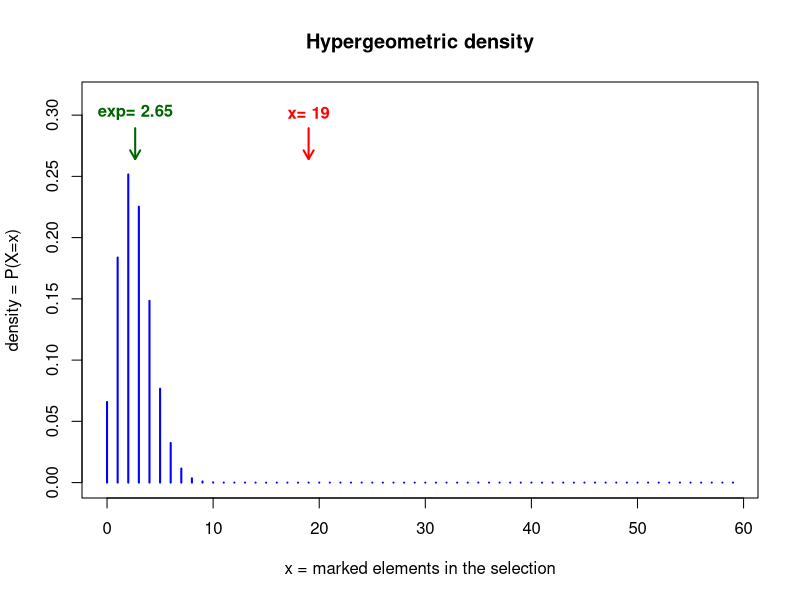
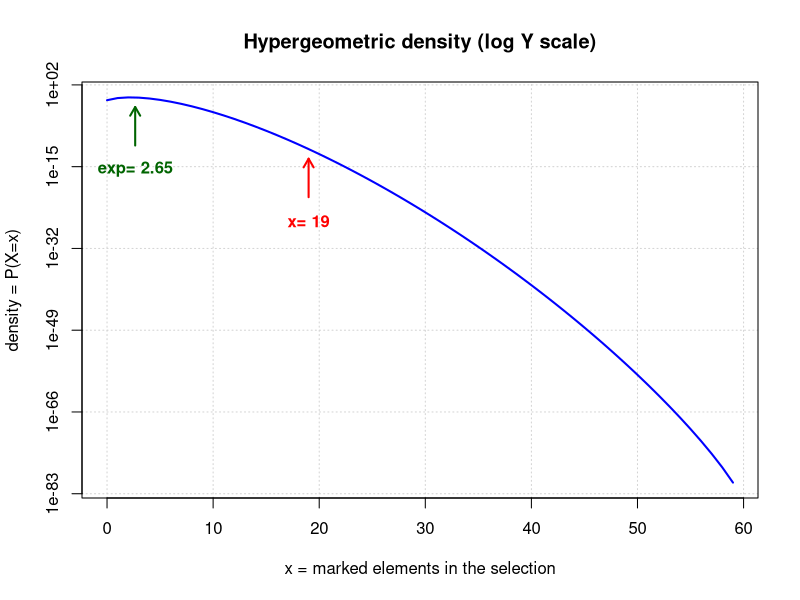
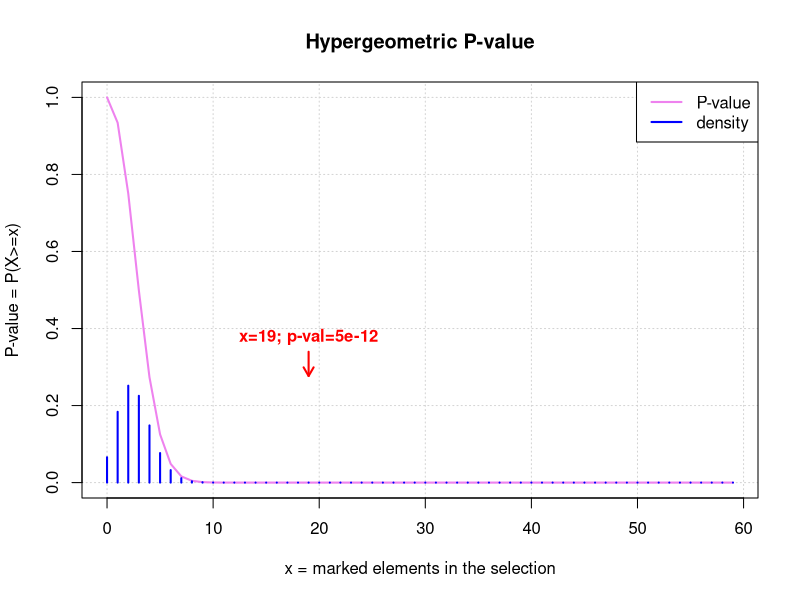
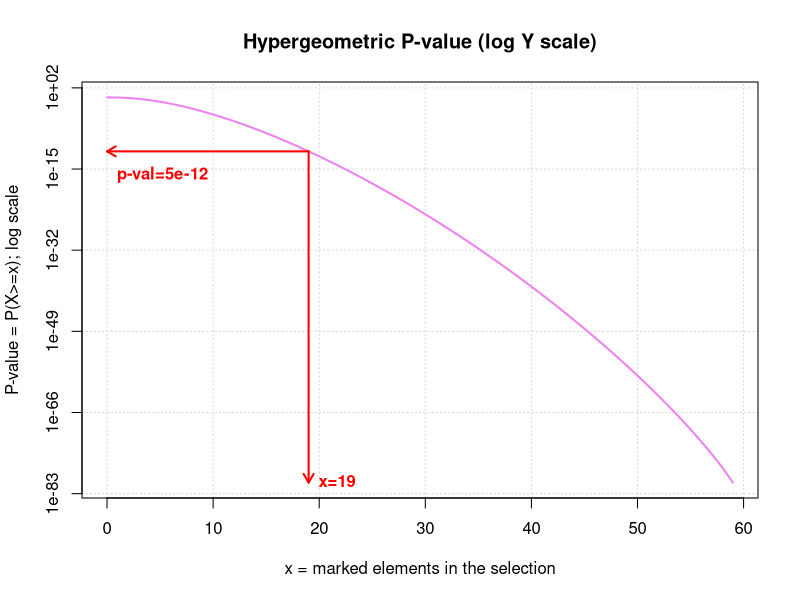

These figures' R source, in order:
## ---- chunk 1
g <- 75 ## Number of submitted genes
k <- 59 ## Size of the selection, i.e. submitted genes with at least one annotation in GO biological processes
m <- 611 ## Number of "marked" elements, i.e. genes associated to this biological process
N <- 13588 ## Total number of genes with some annotation in GOTERM_BP_FAT.  
n <- N - m ## Number of "non-marked" elements, i.e. genes not associated to this biological process
x <- 19 ## Number of "marked" elements in the selection, i.e. genes of the group of interest that are associated to this biological process
## ---- chunk 2

## Percent of the gene selection involved in "cell cycle". This
## corresponds to the "%" column returned by DAVID.
(percent.selection <- x / g * 100)

## Percent, among submitted genes with at least one annotation, which
## are involved in "cell cycle".
(percent.selection <- x / k * 100) 

## Percent of the biological process covered by the gene set.
(percent.process <- x / m * 100) 

## Random expectation
(marked.proportion <- m / N)
(exp.x <- k * marked.proportion)

## Fold enrichment, as computed by David
(fold.enrichment <-  (x / k ) / (m / N)) 
    
## ---- chunk 3
## Define the range of possible values for x.
## The number of marked elements in the selection can neither be 
## higher than the size of the selection, nor higher than the 
## number of marked elements.
x.range <- 0:min(k,m) 

help(dhyper) ## Always read the documentation of a function before using it. 

## Compute the distribution of density P(X=x)
dens <- dhyper(x=x.range, m=m, n=n, k=k)

## Plot the distributon of hypergeometric densities
plot (x.range, dens, type="h", lwd=2, col="blue", main="Hypergeometric density", xlab="x = marked elements in the selection", ylab="density = P(X=x)", ylim=c(0, max(dens)*1.25))

## Draw an arrow indicating the expected value
arrows(exp.x, max(dens)*1.15, exp.x, max(dens)*1.05, lwd=2, col='darkgreen', angle=30, length=0.1, code=2)
text(exp.x, max(dens)*1.20, labels=paste("exp=", round(exp.x, digits=2)), col="darkgreen", font=2)

## Draw an arrow indicating the observed value
arrows(x, max(dens)*1.15, x, max(dens)*1.05, lwd=2, col='red', angle=30, length=0.1, code=2)
text(x, max(dens)*1.20, labels=paste("x=", x), col="red", font=2)
  
## ---- chunk 4

## Plot the probability distribution with logarithmic axes
plot (x.range, dhyper(x=x.range, m=m, n=n, k=k), type="l", lwd=2, col="blue", main="Hypergeometric density (log Y scale)", xlab="x = marked elements in the selection", ylab="density = P(X=x)", log="y", panel.first=grid())

## Arrow indicating expected value
arrows(exp.x, max(dens)*1e-10, exp.x, max(dens)*1e-2, lwd=2, col='darkgreen', angle=30, length=0.1, code=2)
text(exp.x, max(dens)*1e-15, labels=paste("exp=", round(exp.x, digits=2)), col="darkgreen", font=2)

## Arrow indicating observed value
arrows(x, dens[x+1]*1e-10, x, dens[x+1]*1e-2, lwd=2, col='red', angle=30, length=0.1, code=2)
text(x, dens[x+1]*1e-15, labels=paste("x=", x), col="red", font=2)


## ---- chunk 5
print(dhyper(x=k, m=m, n=n, k=k))
## ---- chunk 6
p.value <-  phyper(q=x -1, m=m, n=n, k=k, lower.tail=FALSE)
## ---- chunk 7
      help(phyper)
    
## ---- chunk 8
## Compute the distribution of P-values (for all possible values of x).
p.values <- phyper(q=x.range -1, m=m, n=n, k=k, lower.tail=FALSE)

## Plot the P-value distribution on linear scales
plot(x.range, p.values, type="l", lwd=2, col="violet", main="Hypergeometric P-value", xlab="x = marked elements in the selection", ylab="P-value = P(X>=x)", ylim=c(0, 1), panel.first=grid())

## Arrow indicating observed value
arrows(x, max(dens)*1.35, x, max(dens)*1.1, lwd=2, col='red', angle=30, length=0.1, code=2)
text(x, max(dens)*1.5, labels=paste("x=", x, "; p-val=", signif(digits=1, p.value), sep=""), col="red", font=2)

## We can plot the density below the P-value
lines(x.range, dens, type="h", col="blue", lwd=2)
legend("topright", legend=c("P-value", "density"), lwd=2, col=c("violet", "blue"), bg="white", bty="o")

## ---- chunk 9
## Plot the P-value distribution with a logarithmic Y scale

plot(x.range, p.values,  type="l", lwd=2, col="violet", main="Hypergeometric P-value (log Y scale)", xlab="x = marked elements in the selection", ylab="P-value = P(X>=x); log scale", panel.first=grid(), log='y')

## Arrow indicating observed value
arrows(x, p.value, x, min(dens), lwd=2, col='red', angle=30, length=0.1, code=2)
text(x, min(dens), labels=paste("x=", x, sep=""), col="red", font=2, pos=4)

## Arrow indicating the P-value
arrows(x, p.value, 0, p.value, lwd=2, col='red', angle=30, length=0.1, code=2)
text(0, p.value*1e-5, labels=paste("p-val=", signif(digits=2, p.value), sep=""), col="red", font=2, pos=4)


## ---- chunk 10

## Prepare a two-dimensional contingency table
contingency.table <- data.frame(matrix(nrow=2, ncol=2))
rownames(contingency.table) <- c("predicted.target", "non.predicted")
colnames(contingency.table) <- c("class.member", "non.member")

## Assign the values one by one to make sure we put them in the right
## place (this is not necessary, we could enter the 4 values in a
## single instruction).
contingency.table["predicted.target", "class.member"] <- x ## Number of marked genes in the selection
contingency.table["predicted.target", "non.member"] <- k - x ## Number of non-marked genes in the selection
contingency.table["non.predicted", "class.member"] <- m - x ## Number of marked genes outside of the selection
contingency.table["non.predicted", "non.member"] <- n - (k - x) ## Number of non-marked genes outside the selection


print(contingency.table)


## Print marginal sums
(contingency.row.sum <- apply(contingency.table, 1, sum))
(contingency.col.sum <- apply(contingency.table, 2, sum))

## Create a contingency table with marginal sums
contingency.table.margins <- cbind(contingency.table, contingency.row.sum)
contingency.table.margins <- rbind(contingency.table.margins, apply(contingency.table.margins, 2, sum))
names(contingency.table.margins) <- c(names(contingency.table), "total")
rownames(contingency.table.margins) <- c(rownames(contingency.table), "total")
print(contingency.table.margins)


## Check the total
print(sum(contingency.table)) ## The value shoudl equal N, since every
                              ## possible gene must be assigned to one
                              ## cell of the contingency table.
print(N)

## Run Fisher's exact test
ftest.result <- fisher.test(x=contingency.table, alternative="greater")
print(ftest.result)
attributes(ftest.result) ## Display the list of attribute of the object returned by ftest
print (ftest.result$p.value) ## Print the P-value of the exact test

################################################################
## Compute expected values in the contingency table
exp.contingency.table <- contingency.table ## Quick and dirty way to obtain the same structure as the original contingency table
exp.contingency.table[ ] <- contingency.row.sum %*% t(contingency.col.sum) / N

## Add row and column sums (marginal sums)
exp.contingency.table <- cbind(exp.contingency.table, contingency.row.sum)
exp.contingency.table <- rbind(exp.contingency.table, apply(exp.contingency.table, 2, sum))
names(exp.contingency.table) <- c(names(contingency.table), "total")
rownames(exp.contingency.table) <- c(rownames(contingency.table), "total")
print(exp.contingency.table)
  
